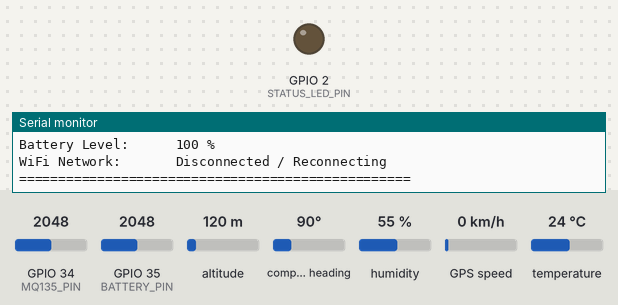
Bench run of a program on a simulated ESP32. On the bench: output pins drawn as LEDs (lit = HIGH), the last lines printed to the serial monitor. The inputs (shaded band) are chosen by the test bench; at power-on: GPIO 34 (MQ135_PIN) = 2048, GPIO 35 (BATTERY_PIN) = 2048, altitude 120 m, compass heading 90°, humidity 55 %, GPS speed 0 km/h, temperature 24 °C. WiFi joins after 1.5 s; servers stay silent unless stated; uploads are accepted with an empty reply; the GPS gets a fix after 3 s at 37.7749, -122.4194 with 8 satellites.

Above: at 1.9 s.
At 6.1 s:
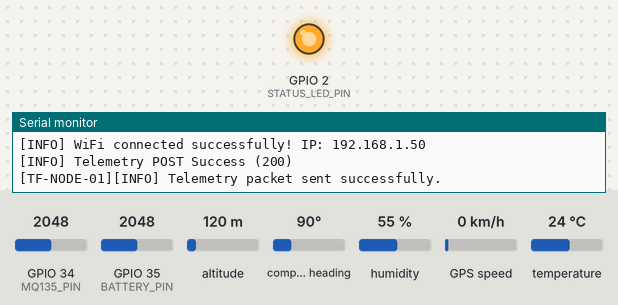
Timing chart, 0 to 7.7 s (numbered marks = the images above):
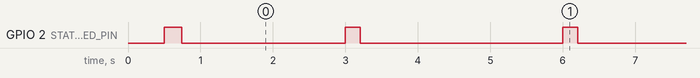

The program:

main.cpp
```cpp
#include <Arduino.h>
#include "config.h"
#include "sensors.h"
#include "sensors/temp_hum_driver.h"
#include "sensors/voc_gas_driver.h"
#include "sensors/co2_driver.h"
#include "gps/gps_driver.h"
#include "power/battery_driver.h"
#include "network/wifi_manager.h"
#include "network/http_client.h"
#include "telemetry/telemetry_builder.h"
#include "telemetry/offline_buffer.h"

// Subsystem Instances
TempHumDriver tempHumDriver;
VocGasDriver vocGasDriver;
Co2Driver co2Driver;
GpsDriver gpsDriver;
BatteryDriver batteryDriver;

WifiManager wifiManager;
TelemetryHttpClient httpClient;
OfflineBuffer offlineBuffer;

unsigned long lastTelemetrySendTime = 0;

void printLog(const char* level, const String& msg) {
  Serial.print("[");
  Serial.print(NODE_ID);
  Serial.print("][");
  Serial.print(level);
  Serial.print("] ");
  Serial.println(msg);
}

void runDiagnosticSelfTest() {
  Serial.println("\n==================================================");
  Serial.print("  TRACEFRESH SMART NODE DIAGNOSTICS ("); Serial.print(NODE_ID); Serial.println(")");
  Serial.println("==================================================");
  Serial.print("Node ID: "); Serial.println(NODE_ID);
  Serial.print("Firmware Version: "); Serial.println(FIRMWARE_VERSION);
  Serial.print("Hardware Revision: "); Serial.println(HARDWARE_REVISION);
  Serial.println("--------------------------------------------------");

  // 1. Temp / Hum Sensor
  SensorValue t = tempHumDriver.getTemperature();
  SensorValue h = tempHumDriver.getHumidity();
  Serial.print("Temperature Sensor: ");
  if (t.status == STATUS_OK) {
    Serial.print("OK ("); Serial.print(t.value); Serial.println(" °C)");
  } else {
    Serial.print(t.getStatusString()); Serial.println(" (Read Failed / Sensor Absent)");
  }

  Serial.print("Humidity Sensor:    ");
  if (h.status == STATUS_OK) {
    Serial.print("OK ("); Serial.print(h.value); Serial.println(" %)");
  } else {
    Serial.print(h.getStatusString()); Serial.println(" (Read Failed / Sensor Absent)");
  }

  // 2. VOC / Gas
  SensorValue voc = vocGasDriver.getVoc();
  Serial.print("MQ135 VOC / Gas:    ");
  Serial.print(voc.getStatusString());
  if (voc.status == STATUS_OK) {
    Serial.print(" (Estimated "); Serial.print(voc.value); Serial.println(" ppm)");
  } else if (voc.status == STATUS_CALIBRATING) {
    Serial.println(" (Sensor Warm-up in Progress)");
  } else {
    Serial.println();
  }

  // 3. CO2
  SensorValue co2 = co2Driver.getCo2();
  Serial.print("CO2 (SCD41 NDIR):   "); Serial.println(co2.getStatusString());

  // 4. GPS
  GpsData gps = gpsDriver.getGpsData();
  Serial.print("GPS Module:         ");
  Serial.print(gps.getStatusString());
  if (gps.hasFix) {
    Serial.print(" (Lat: "); Serial.print(gps.latitude, 4);
    Serial.print(", Lon: "); Serial.print(gps.longitude, 4); Serial.println(")");
  } else {
    Serial.println(" (No Fix / Searching Satellites)");
  }

  // 5. Battery
  DeviceMetadata dev = batteryDriver.getDeviceMetadata(wifiManager.getRssi());
  Serial.print("Battery Level:      ");
  if (!dev.batteryIsNull) {
    Serial.print(dev.batteryPercent); Serial.println(" %");
  } else {
    Serial.println("Unavailable (Floating ADC)");
  }

  // 6. Network
  Serial.print("WiFi Network:       ");
  if (wifiManager.isConnected()) {
    Serial.print("OK (Signal: "); Serial.print(dev.signalStrengthDbm); Serial.println(" dBm)");
  } else {
    Serial.println("Disconnected / Reconnecting");
  }

  Serial.println("==================================================\n");
}

void setup() {
  Serial.begin(115200);
  delay(500);

  printLog("INFO", "Booting TraceFresh Smart Monitoring Node...");
  printLog("INFO", String("Firmware Version: ") + FIRMWARE_VERSION);

  pinMode(STATUS_LED_PIN, OUTPUT);
  pinMode(DIAGNOSTIC_BUTTON_PIN, INPUT_PULLUP);
  digitalWrite(STATUS_LED_PIN, HIGH);

  // Initialize Subsystem Drivers
  tempHumDriver.begin();
  vocGasDriver.begin();
  co2Driver.begin();
  gpsDriver.begin();
  batteryDriver.begin();

  // Initialize Network Connection
  wifiManager.begin();
  digitalWrite(STATUS_LED_PIN, LOW);

  runDiagnosticSelfTest();
}

void loop() {
  // Update Subsystem Drivers (Non-blocking)
  wifiManager.update();
  tempHumDriver.update();
  vocGasDriver.update();
  co2Driver.update();
  gpsDriver.update();
  batteryDriver.update();

  // Diagnostic Button Check (GPIO 0 / BOOT button)
  if (digitalRead(DIAGNOSTIC_BUTTON_PIN) == LOW) {
    delay(50);
    if (digitalRead(DIAGNOSTIC_BUTTON_PIN) == LOW) {
      runDiagnosticSelfTest();
      while (digitalRead(DIAGNOSTIC_BUTTON_PIN) == LOW) {
        delay(10);
      }
    }
  }

  // Telemetry Send Timer (Non-blocking)
  if (millis() - lastTelemetrySendTime >= TELEMETRY_SEND_INTERVAL_MS) {
    lastTelemetrySendTime = millis();

    SensorPackage pkg;
    pkg.temperature = tempHumDriver.getTemperature();
    pkg.humidity = tempHumDriver.getHumidity();
    pkg.voc = vocGasDriver.getVoc();
    pkg.gas = vocGasDriver.getGas();
    pkg.co2 = co2Driver.getCo2();
    pkg.gps = gpsDriver.getGpsData();
    pkg.device = batteryDriver.getDeviceMetadata(wifiManager.getRssi());

    String jsonPayload = TelemetryBuilder::buildJson(pkg, NODE_ID);

    if (wifiManager.isConnected()) {
      digitalWrite(STATUS_LED_PIN, HIGH);

      // Flush offline buffered telemetry first
      httpClient.flushBuffer(offlineBuffer);

      // Send live telemetry packet
      bool success = httpClient.sendTelemetry(jsonPayload);
      if (!success) {
        printLog("WARN", "Telemetry POST failed! Buffering locally...");
        offlineBuffer.push(jsonPayload);
      } else {
        printLog("INFO", "Telemetry packet sent successfully.");
      }

      digitalWrite(STATUS_LED_PIN, LOW);
    } else {
      printLog("WARN", "WiFi disconnected. Buffering telemetry offline...");
      offlineBuffer.push(jsonPayload);
    }
  }
}
```

sensors.h
```cpp
#ifndef TRACEFRESH_SENSORS_H
#define TRACEFRESH_SENSORS_H

#include <Arduino.h>

enum SensorStatus {
  STATUS_OK,
  STATUS_MISSING,
  STATUS_ERROR,
  STATUS_STALE,
  STATUS_CALIBRATING
};

enum GpsStatus {
  GPS_NO_FIX,
  GPS_ACQUIRING,
  GPS_LOCKED,
  GPS_ERROR,
  GPS_UNAVAILABLE
};

struct SensorValue {
  float value;
  bool isNull;
  String unit;
  SensorStatus status;

  String getStatusString() const {
    switch (status) {
      case STATUS_OK: return "OK";
      case STATUS_MISSING: return "MISSING";
      case STATUS_ERROR: return "ERROR";
      case STATUS_STALE: return "STALE";
      case STATUS_CALIBRATING: return "CALIBRATING";
      default: return "ERROR";
    }
  }
};

struct GpsData {
  float latitude;
  float longitude;
  float speedKmh;
  float accuracyM;
  bool hasFix;
  GpsStatus status;

  String getStatusString() const {
    switch (status) {
      case GPS_LOCKED: return "LOCKED";
      case GPS_ACQUIRING: return "SEARCHING";
      case GPS_NO_FIX: return "LOST";
      case GPS_UNAVAILABLE: return "UNAVAILABLE";
      case GPS_ERROR: return "ERROR";
      default: return "UNAVAILABLE";
    }
  }
};

struct DeviceMetadata {
  int batteryPercent;
  bool batteryIsNull;
  int signalStrengthDbm;
  bool signalIsNull;
  String firmwareVersion;
};

struct SensorPackage {
  SensorValue temperature;
  SensorValue humidity;
  SensorValue co2;
  SensorValue voc;
  SensorValue gas;
  GpsData gps;
  DeviceMetadata device;
  String timestamp;
};

#endif // TRACEFRESH_SENSORS_H
```

http_client.cpp
```cpp
#include "http_client.h"

TelemetryHttpClient::TelemetryHttpClient(const char* url) : backendUrl(url) {}

bool TelemetryHttpClient::sendTelemetry(const String& jsonPayload) {
  if (WiFi.status() != WL_CONNECTED) {
    Serial.println("[WARN] HTTP Tx skipped: WiFi not connected");
    return false;
  }

  HTTPClient http;
  http.begin(backendUrl);
  http.addHeader("Content-Type", "application/json");
  http.setTimeout(4000); // 4 second connection timeout

  int httpCode = http.POST(jsonPayload);

  if (httpCode > 0) {
    String response = http.getString();
    if (httpCode == HTTP_CODE_CREATED || httpCode == HTTP_CODE_OK) {
      Serial.print("[INFO] Telemetry POST Success (");
      Serial.print(httpCode);
      Serial.println(")");
      http.end();
      return true;
    } else {
      Serial.print("[ERROR] HTTP POST Error Code: ");
      Serial.print(httpCode);
      Serial.print(" | Response: ");
      Serial.println(response);
    }
  } else {
    Serial.print("[ERROR] HTTP Connection failed: ");
    Serial.println(http.errorToString(httpCode).c_str());
  }

  http.end();
  return false;
}

void TelemetryHttpClient::flushBuffer(OfflineBuffer& buffer) {
  if (buffer.isEmpty() || WiFi.status() != WL_CONNECTED) {
    return;
  }

  Serial.print("[INFO] Flushes ");
  Serial.print(buffer.size());
  Serial.println(" buffered offline telemetry packets to backend...");

  int flushedCount = 0;
  while (!buffer.isEmpty() && WiFi.status() == WL_CONNECTED && flushedCount < 10) {
    String payload = buffer.pop();
    if (!sendTelemetry(payload)) {
      // Re-push payload to buffer if transmission fails
      buffer.push(payload);
      break;
    }
    flushedCount++;
    delay(200); // Brief delay between burst packets
  }
}
```

http_client.h
```cpp
#ifndef NETWORK_HTTP_CLIENT_H
#define NETWORK_HTTP_CLIENT_H

#include "config.h"
#include "offline_buffer.h"
#include <HTTPClient.h>
#include <WiFi.h>

class TelemetryHttpClient {
private:
  const char* backendUrl;

public:
  TelemetryHttpClient(const char* url = BACKEND_TELEMETRY_URL);
  bool sendTelemetry(const String& jsonPayload);
  void flushBuffer(OfflineBuffer& buffer);
};

#endif // NETWORK_HTTP_CLIENT_H
```

wifi_manager.cpp
```cpp
#include "wifi_manager.h"

WifiManager::WifiManager(const char* ssid, const char* password)
  : ssid(ssid), password(password), lastReconnectAttempt(0), isConnectedState(false) {}

void WifiManager::begin() {
  WiFi.mode(WIFI_STA);
  WiFi.begin(ssid, password);
  Serial.print("[INFO] WiFi connecting to SSID: ");
  Serial.println(ssid);
}

void WifiManager::update() {
  if (WiFi.status() == WL_CONNECTED) {
    if (!isConnectedState) {
      isConnectedState = true;
      Serial.print("[INFO] WiFi connected successfully! IP: ");
      Serial.println(WiFi.localIP());
    }
  } else {
    if (isConnectedState) {
      isConnectedState = false;
      Serial.println("[WARN] WiFi disconnected!");
    }

    if (millis() - lastReconnectAttempt > WIFI_RECONNECT_INTERVAL_MS) {
      lastReconnectAttempt = millis();
      Serial.println("[INFO] Attempting WiFi reconnection...");
      WiFi.disconnect();
      WiFi.begin(ssid, password);
    }
  }
}

bool WifiManager::isConnected() {
  return (WiFi.status() == WL_CONNECTED);
}

int WifiManager::getRssi() {
  if (isConnected()) {
    return WiFi.RSSI();
  }
  return 0;
}
```

wifi_manager.h
```cpp
#ifndef WIFI_MANAGER_H
#define WIFI_MANAGER_H

#include "config.h"
#include <WiFi.h>

class WifiManager {
private:
  const char* ssid;
  const char* password;
  unsigned long lastReconnectAttempt;
  bool isConnectedState;

public:
  WifiManager(const char* ssid = WIFI_SSID, const char* password = WIFI_PASSWORD);
  void begin();
  void update();
  bool isConnected();
  int getRssi();
};

#endif // WIFI_MANAGER_H
```

offline_buffer.cpp
```cpp
#include "offline_buffer.h"

OfflineBuffer::OfflineBuffer() : head(0), tail(0), count(0) {}

bool OfflineBuffer::push(const String& jsonPayload) {
  if (count >= MAX_OFFLINE_BUFFER_SIZE) {
    // Drop oldest item to prevent memory exhaustion
    head = (head + 1) % MAX_OFFLINE_BUFFER_SIZE;
    count--;
    Serial.println("[WARN] Offline telemetry buffer full! Dropping oldest packet.");
  }

  buffer[tail] = jsonPayload;
  tail = (tail + 1) % MAX_OFFLINE_BUFFER_SIZE;
  count++;
  Serial.print("[INFO] Telemetry buffered locally. Current buffer size: ");
  Serial.println(count);
  return true;
}

String OfflineBuffer::pop() {
  if (count == 0) return "";

  String payload = buffer[head];
  head = (head + 1) % MAX_OFFLINE_BUFFER_SIZE;
  count--;
  return payload;
}

bool OfflineBuffer::isEmpty() const {
  return count == 0;
}

int OfflineBuffer::size() const {
  return count;
}

void OfflineBuffer::clear() {
  head = 0;
  tail = 0;
  count = 0;
}
```

offline_buffer.h
```cpp
#ifndef OFFLINE_BUFFER_H
#define OFFLINE_BUFFER_H

#include "config.h"
#include <Arduino.h>

class OfflineBuffer {
private:
  String buffer[MAX_OFFLINE_BUFFER_SIZE];
  int head;
  int tail;
  int count;

public:
  OfflineBuffer();
  bool push(const String& jsonPayload);
  String pop();
  bool isEmpty() const;
  int size() const;
  void clear();
};

#endif // OFFLINE_BUFFER_H
```

telemetry_builder.cpp
```cpp
#include "telemetry_builder.h"

String TelemetryBuilder::buildJson(const SensorPackage& pkg, const char* nodeId) {
  StaticJsonDocument<1024> doc;

  doc["nodeId"] = nodeId;
  doc["batchId"] = nullptr;
  doc["shipmentId"] = nullptr;

  if (pkg.timestamp.length() > 0) {
    doc["timestamp"] = pkg.timestamp;
  } else {
    doc["timestamp"] = "2026-09-05T13:00:00Z";
  }

  // Sensors object
  JsonObject sensors = doc.createNestedObject("sensors");

  // Temperature
  JsonObject tempObj = sensors.createNestedObject("temperature");
  if (pkg.temperature.isNull) {
    tempObj["value"] = nullptr;
  } else {
    tempObj["value"] = pkg.temperature.value;
  }
  tempObj["unit"] = pkg.temperature.unit;
  tempObj["status"] = pkg.temperature.getStatusString();

  // Humidity
  JsonObject humObj = sensors.createNestedObject("humidity");
  if (pkg.humidity.isNull) {
    humObj["value"] = nullptr;
  } else {
    humObj["value"] = pkg.humidity.value;
  }
  humObj["unit"] = pkg.humidity.unit;
  humObj["status"] = pkg.humidity.getStatusString();

  // CO2
  JsonObject co2Obj = sensors.createNestedObject("co2");
  if (pkg.co2.isNull) {
    co2Obj["value"] = nullptr;
  } else {
    co2Obj["value"] = pkg.co2.value;
  }
  co2Obj["unit"] = pkg.co2.unit;
  co2Obj["status"] = pkg.co2.getStatusString();

  // VOC
  JsonObject vocObj = sensors.createNestedObject("voc");
  if (pkg.voc.isNull) {
    vocObj["value"] = nullptr;
  } else {
    vocObj["value"] = pkg.voc.value;
  }
  vocObj["unit"] = pkg.voc.unit;
  vocObj["status"] = pkg.voc.getStatusString();

  // Gas
  JsonObject gasObj = sensors.createNestedObject("gas");
  if (pkg.gas.isNull) {
    gasObj["value"] = nullptr;
  } else {
    gasObj["value"] = pkg.gas.value;
  }
  gasObj["unit"] = pkg.gas.unit;
  gasObj["status"] = pkg.gas.getStatusString();

  // GPS object
  JsonObject gpsObj = doc.createNestedObject("gps");
  if (pkg.gps.hasFix) {
    gpsObj["latitude"] = pkg.gps.latitude;
    gpsObj["longitude"] = pkg.gps.longitude;
    gpsObj["speedKmh"] = pkg.gps.speedKmh;
    gpsObj["accuracyM"] = pkg.gps.accuracyM;
  } else {
    gpsObj["latitude"] = nullptr;
    gpsObj["longitude"] = nullptr;
    gpsObj["speedKmh"] = nullptr;
    gpsObj["accuracyM"] = nullptr;
  }
  gpsObj["status"] = pkg.gps.getStatusString();

  // Device object
  JsonObject devObj = doc.createNestedObject("device");
  if (pkg.device.batteryIsNull) {
    devObj["batteryPercent"] = nullptr;
  } else {
    devObj["batteryPercent"] = pkg.device.batteryPercent;
  }

  if (pkg.device.signalIsNull) {
    devObj["signalStrengthDbm"] = nullptr;
  } else {
    devObj["signalStrengthDbm"] = pkg.device.signalStrengthDbm;
  }
  devObj["firmwareVersion"] = pkg.device.firmwareVersion;

  // Crucial tag identifying telemetry from real microcontroller hardware
  doc["source"] = "hardware";

  String output;
  serializeJson(doc, output);
  return output;
}
```

telemetry_builder.h
```cpp
#ifndef TELEMETRY_BUILDER_H
#define TELEMETRY_BUILDER_H

#include "config.h"
#include "sensors.h"
#include <ArduinoJson.h>

class TelemetryBuilder {
public:
  static String buildJson(const SensorPackage& pkg, const char* nodeId = NODE_ID);
};

#endif // TELEMETRY_BUILDER_H
```

config.h
```cpp
#ifndef TRACEFRESH_CONFIG_H
#define TRACEFRESH_CONFIG_H

#include <Arduino.h>

// ============================================================
// 1. NODE IDENTIFICATION & FIRMWARE METADATA
// ============================================================
// To flash Node 01: #define NODE_ID "TF-NODE-01"
// To flash Node 02: #define NODE_ID "TF-NODE-02"
#ifndef NODE_ID
#define NODE_ID "TF-NODE-01"
#endif

#define FIRMWARE_VERSION "0.2.0"
#define HARDWARE_REVISION "ESP32-REV2-MULTINODE"

// ============================================================
// 2. NETWORK & BACKEND CONFIGURATION
// ============================================================
#ifndef WIFI_SSID
#define WIFI_SSID "YOUR_WIFI_SSID"
#endif

#ifndef WIFI_PASSWORD
#define WIFI_PASSWORD "YOUR_WIFI_PASSWORD"
#endif

// IMPORTANT: Do NOT use "localhost" on ESP32!
// Replace <SERVER_LAN_IP> with the IPv4 address of your computer running Flask
#ifndef BACKEND_TELEMETRY_URL
#define BACKEND_TELEMETRY_URL "http://192.168.1.100:5000/api/telemetry"
#endif

// ============================================================
// 3. HARDWARE PIN DEFINITIONS (ESP32-WROOM-32)
// ============================================================
#define DHT_PIN 4
#define DHT_TYPE DHT11

#define MQ135_PIN 34

#define GPS_RX_PIN 16
#define GPS_TX_PIN 17
#define GPS_BAUD 9600

#define BATTERY_PIN 35
#define DIAGNOSTIC_BUTTON_PIN 0
#define STATUS_LED_PIN 2

// ============================================================
// 4. TIMING & SAMPLING INTERVALS (NON-BLOCKING)
// ============================================================
#define SENSOR_READ_INTERVAL_MS 2000
#define GPS_READ_INTERVAL_MS 1000
#define TELEMETRY_SEND_INTERVAL_MS 3000
#define WIFI_RECONNECT_INTERVAL_MS 5000
#define MQ135_WARMUP_MS 20000

// ============================================================
// 5. OFFLINE STORAGE & SAFETY BOUNDS
// ============================================================
#define MAX_OFFLINE_BUFFER_SIZE 50

#define TEMP_MIN_C -20.0f
#define TEMP_MAX_C 70.0f
#define HUM_MIN_PCT 0.0f
#define HUM_MAX_PCT 100.0f

#endif // TRACEFRESH_CONFIG_H
```

gps_driver.h
```cpp
#ifndef GPS_DRIVER_H
#define GPS_DRIVER_H

#include "config.h"
#include "sensors.h"
#include <HardwareSerial.h>
#include <TinyGPS++.h>

class GpsDriver {
private:
  HardwareSerial gpsSerial;
  TinyGPSPlus tinyGps;
  GpsData lastGpsData;
  unsigned long lastReadTime;
  bool isInitialized;

public:
  GpsDriver();
  bool begin();
  void update();
  GpsData getGpsData();
};

#endif // GPS_DRIVER_H
```

battery_driver.h
```cpp
#ifndef BATTERY_DRIVER_H
#define BATTERY_DRIVER_H

#include "config.h"
#include "sensors.h"

class BatteryDriver {
private:
  int lastBatteryPercent;
  bool isNull;

public:
  BatteryDriver();
  bool begin();
  void update();
  DeviceMetadata getDeviceMetadata(int signalStrengthDbm);
};

#endif // BATTERY_DRIVER_H
```

Source omitted: gps_driver.cpp (1603 bytes), battery_driver.cpp (1292 bytes), co2_driver.cpp (585 bytes), co2_driver.h (263 bytes), temp_hum_driver.cpp (1795 bytes), temp_hum_driver.h (419 bytes), voc_gas_driver.cpp (1657 bytes), voc_gas_driver.h (386 bytes)

Measured:
- by itself, GPIO 2 (STATUS_LED_PIN): repeats every 3.0 s: HIGH 0.20 s, LOW 2.8 s
